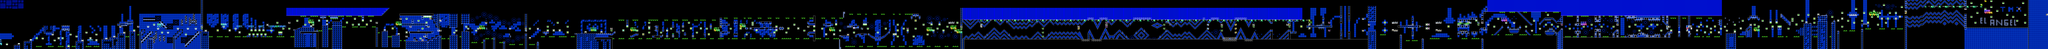

Rendered tile map (Tiled .tmx) drawn with the repository's tilesets; below, a short description and the map source with its tile grids summarised:
An orthogonal 1030x25 tile map with 16x16 px tiles, 2 tile layers (SP, ...), 2 tilesets, 2 image layers.

<map version="1.10" tiledversion="1.11.2" orientation="orthogonal" renderorder="right-down" width="1030" height="25" tilewidth="16" tileheight="16" infinite="0" nextlayerid="5" nextobjectid="1">
 <editorsettings>
  <chunksize width="16" height="27" />
  <export target="LEVELS/LEVEL DATA/test4.csv" format="csv" />
 </editorsettings>
 <tileset firstgid="1" name="famidash" tilewidth="16" tileheight="16" tilecount="256" columns="16">
  <image source="../../../GRAPHICS/famidash.bmp" width="256" height="256" />
 </tileset>
 <tileset firstgid="257" name="sprites" tilewidth="16" tileheight="16" tilecount="256" columns="16">
  <image source="../../../GRAPHICS/sprites.png" width="256" height="256" />
 </tileset>
 <imagelayer id="3" name="Image Layer 1" parallaxx="0.9" parallaxy="0.9" repeatx="1" repeaty="1">
  <image source="../../../GRAPHICS/Old/parallax Blue.bmp" width="144" height="72" />
 </imagelayer>
 <imagelayer id="4" name="Image Layer 2" offsetx="0" offsety="400" repeatx="1">
  <image source="../../../GRAPHICS/ground.bmp" width="64" height="128" />
 </imagelayer>
 <layer id="1" width="1030" height="25">
  <data>[25750 cells, 25750 non-empty, 132 distinct tile ids]</data>
 </layer>
 <layer id="2" name="SP" width="1030" height="25">
  <data>[25750 cells, 703 non-empty, 93 distinct tile ids]</data>
 </layer>
</map>
